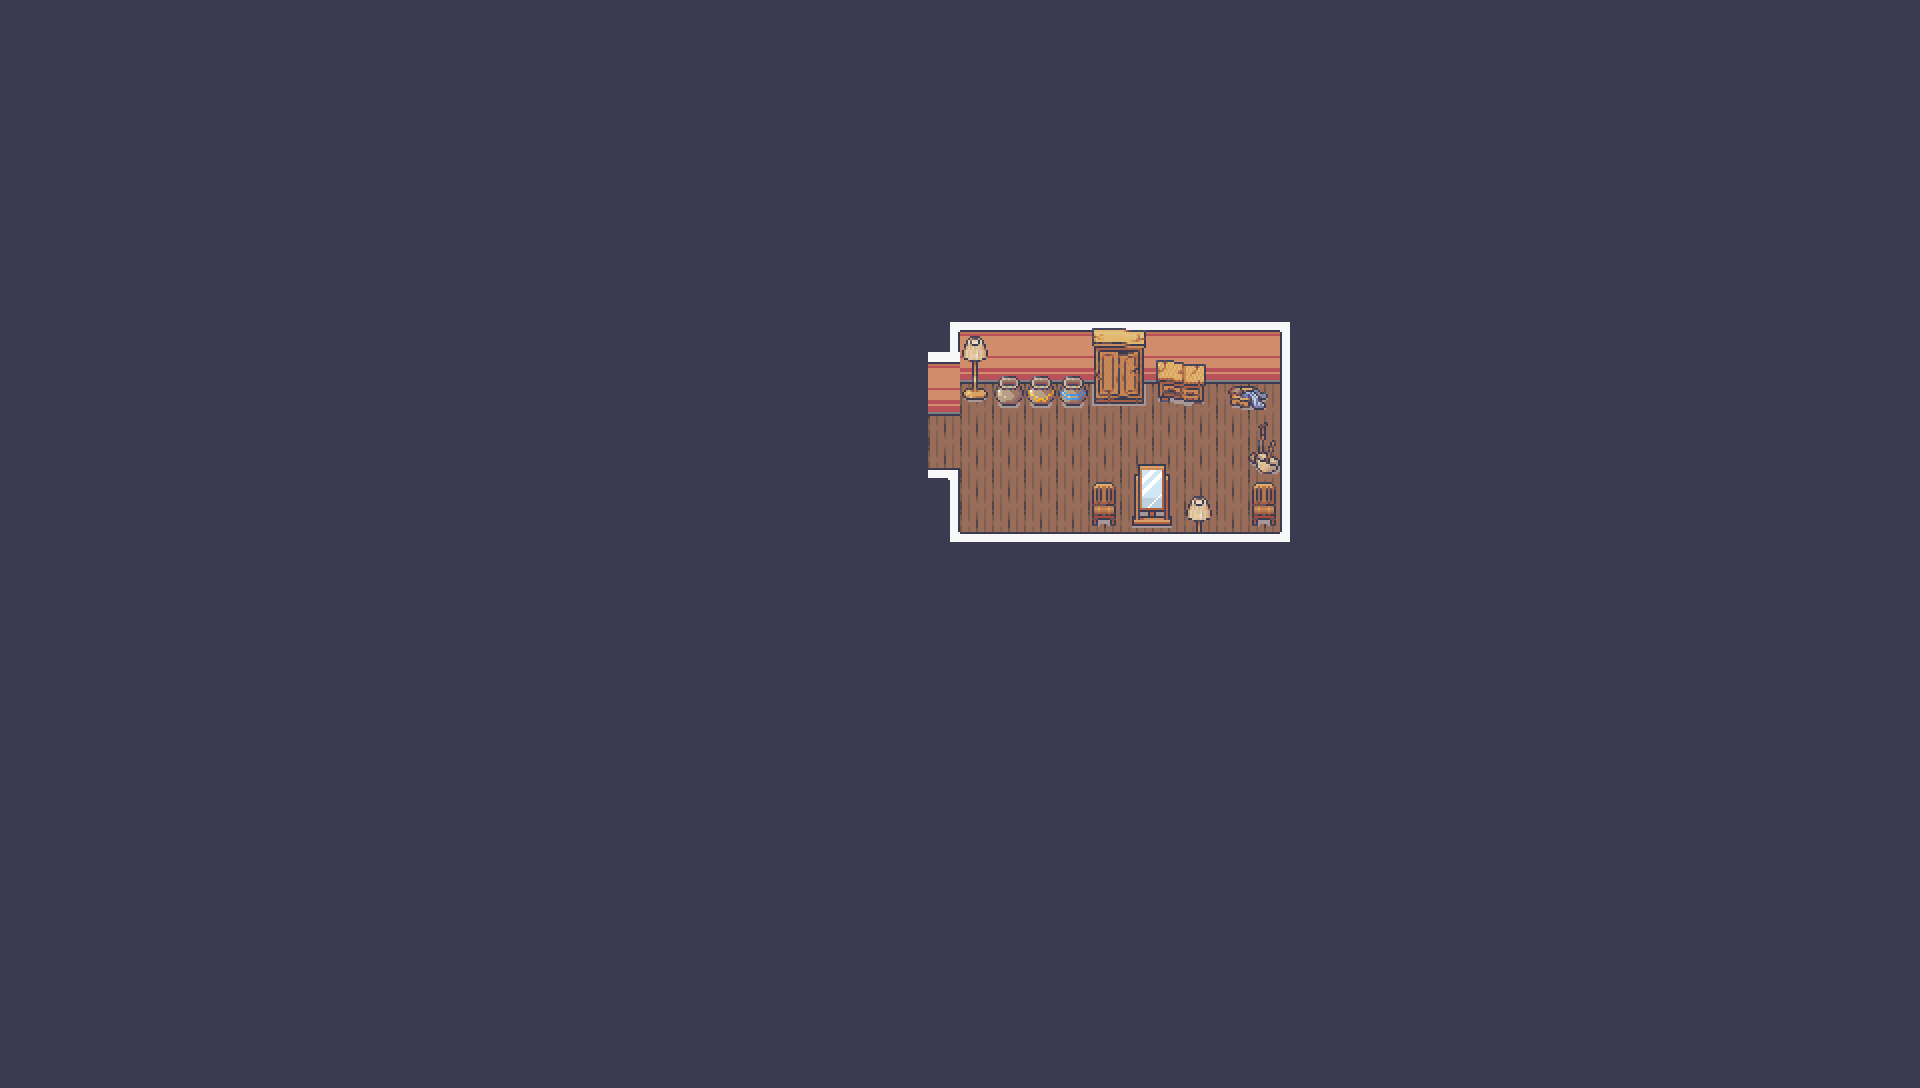

This is a level from a 2D game, rendered from its Tiled map with the project's own tilesets. A one-line summary and the map file follow, with tile-layer data summarised:
An orthogonal 60x34 tile map with 32x32 px tiles, 7 tile layers (Floor, TopWall, Decor, Furniture, ...), 2 tilesets and 10 objects (Broom, Kitchen).

<map version="1.10" tiledversion="1.10.2" orientation="orthogonal" renderorder="right-down" width="60" height="34" tilewidth="32" tileheight="32" infinite="0" nextlayerid="11" nextobjectid="19">
 <editorsettings>
  <export target="closet.lua" format="lua" />
 </editorsettings>
 <tileset firstgid="1" name="Walls" tilewidth="32" tileheight="32" tilecount="391" columns="17">
  <image source="Room_Builder_free_32x32.png" width="544" height="736" />
 </tileset>
 <tileset firstgid="392" name="Tiles" tilewidth="32" tileheight="32" tilecount="1424" columns="16">
  <image source="Interiors_free_32x32.png" width="512" height="2848" />
 </tileset>
 <layer id="10" name="Floor" width="60" height="34">
  <data>[2040 cells, 52 non-empty, 1 distinct tile ids]</data>
 </layer>
 <layer id="9" name="TopWall" width="60" height="34">
  <data>[2040 cells, 20 non-empty, 2 distinct tile ids]</data>
 </layer>
 <layer id="1" name="Decor" width="60" height="34">
  <data>[2040 cells, 0 non-empty, 0 distinct tile ids]</data>
 </layer>
 <layer id="7" name="Furniture" width="60" height="34">
  <data>[2040 cells, 36 non-empty, 31 distinct tile ids]</data>
 </layer>
 <layer id="8" name="Furniture2" width="60" height="34">
  <data>[2040 cells, 0 non-empty, 0 distinct tile ids]</data>
 </layer>
 <layer id="6" name="BotWall" width="60" height="34">
  <data>[2040 cells, 1966 non-empty, 1 distinct tile ids]</data>
 </layer>
 <layer id="5" name="Borders" width="60" height="34">
  <data>[2040 cells, 23 non-empty, 5 distinct tile ids]</data>
 </layer>
 <objectgroup id="2" name="Colliders">
  <object id="3" name="Broom" x="1248" y="417" width="35" height="59" />
  <object id="6" x="921.5" y="322" width="370" height="95" />
  <object id="8" x="1279" y="320" width="32" height="288" />
  <object id="9" x="897" y="576" width="417" height="30" />
  <object id="11" x="926" y="469" width="34" height="138" />
  <object id="12" x="1251" y="484" width="27" height="40" />
  <object id="14" x="1132" y="462" width="40" height="62" />
  <object id="15" x="1092" y="483" width="23" height="41" />
  <object id="17" x="1186" y="533.5" width="27" height="31" />
 </objectgroup>
 <objectgroup id="3" name="Swap" />
 <objectgroup id="4" name="Load">
  <object id="1" name="Kitchen" x="897" y="382" width="50" height="99">
   <properties>
    <property name="spawnX" value="1270" />
    <property name="spawnY" value="545" />
   </properties>
  </object>
 </objectgroup>
</map>
